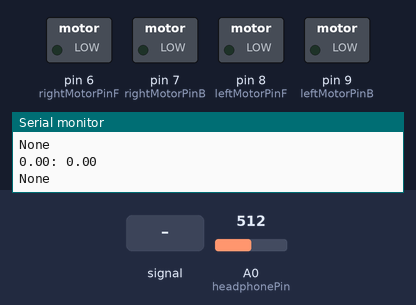
Bench run of a sketch on a simulated Arduino Uno, built with avr-gcc and run on an emulated ATmega328P. Parts: switched loads named in the sketch (green lamp = pin HIGH), the last lines printed to the serial monitor. Dashed ring = blinking. Inputs (shaded band) come from the test bench; at power-on: A0 (headphonePin) = 512.

Above: at 1.2 s.
1.3 s: A0 (headphonePin) fed a 2 Hz sine of ±306 counts around its level
At 1.52 s:
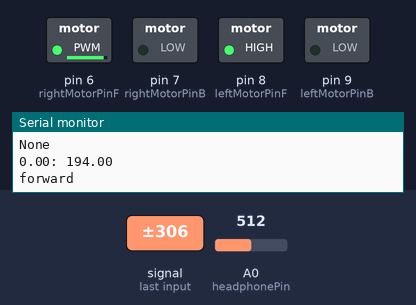
4.3 s: A0 (headphonePin) set to 570
At 4.9 s:
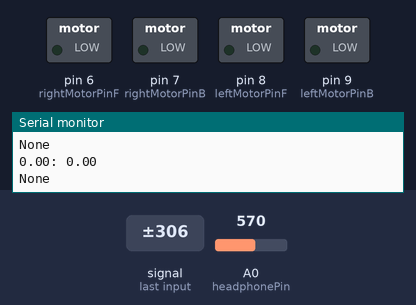
5.8 s: A0 (headphonePin) fed a 2 Hz sine of ±306 counts around its level
At 6.22 s:
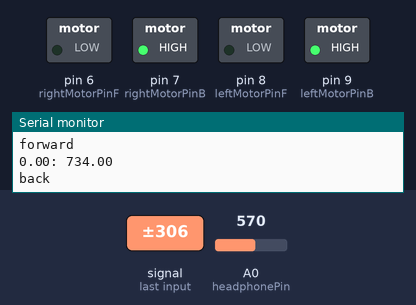
8.8 s: A0 (headphonePin) set to 550
At 8.8 s:
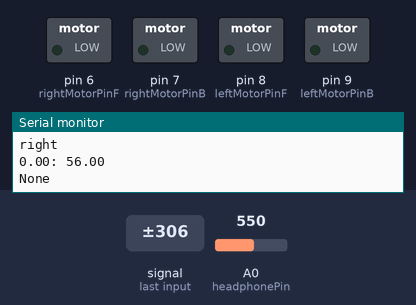
10.3 s: A0 (headphonePin) fed a 1000 Hz sine of ±255 counts around its level
At 10.9 s:
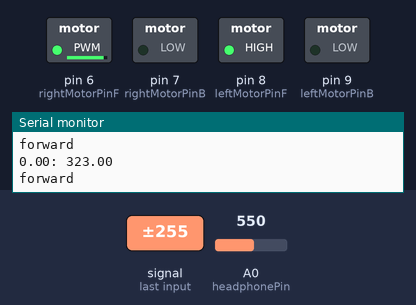
13.3 s: A0 (headphonePin) set to 511
At 14.3 s:
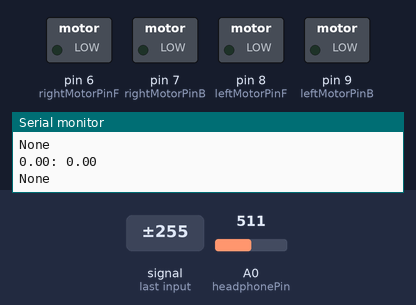
Timing chart, 0 to 15.9 s (numbered marks = the images above; inputs shaded):
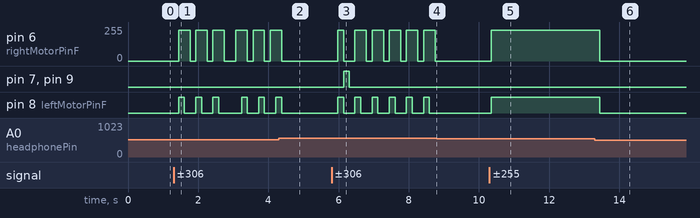

Measured:
- after the input at 1.3 s, pin 6 (rightMotorPinF): 0/255 → 232/255 after 0.14 s, → 0/255 0.33 s later, → 232/255 0.16 s later, → 0/255 0.33 s later, … (11 changes in this stretch); pin 8 (leftMotorPinF): LOW → HIGH after 0.14 s, → LOW 0.17 s later, → HIGH 0.32 s later, → LOW 0.17 s later, … (11 changes in this stretch)
- after the input at 4.3 s, pin 6 (rightMotorPinF): goes on until 4.4 s, then stays 0/255; pin 7 (rightMotorPinB), pin 9 (leftMotorPinB): stays LOW (without the input it goes to HIGH after 1.2 s); pin 8 (leftMotorPinF): goes on until 4.4 s, then stays LOW
- after the input at 5.8 s, pin 6 (rightMotorPinF): goes 232/255 0.17 s, 0/255 0.32 s, 4 × (232/255 0.33 s, 0/255 0.16 s), 232/255 0.33 s, then 0/255, starting after 0.18 s; pin 7 (rightMotorPinB), pin 9 (leftMotorPinB): LOW → HIGH after 0.34 s, → LOW 0.16 s later; pin 8 (leftMotorPinF): alternates HIGH for 0.17 s and LOW for 0.32 s, starting after 0.18 s
- after the input at 8.8 s, pin 6 (rightMotorPinF): stops changing and stays 0/255; pin 8 (leftMotorPinF): stops changing and stays LOW
- after the input at 10.3 s, pin 6 (rightMotorPinF): 0/255 → 232/255 after 0.05 s; pin 8 (leftMotorPinF): LOW → HIGH after 0.05 s
- after the input at 13.3 s, pin 6 (rightMotorPinF): 232/255 → 0/255 after 0.15 s; pin 8 (leftMotorPinF): HIGH → LOW after 0.15 s

The sketch:

Robot.ino
```cpp
const int rightMotorPinF=6;
const int rightMotorPinB=7;
const int leftMotorPinF=8;
const int leftMotorPinB=9;
const int headphonePin=A0;
const int motorSpeed=1000;
const float numReadings=1200;

void setup(){
  Serial.begin(9600);
  pinMode(headphonePin, INPUT);
  pinMode(leftMotorPinF, OUTPUT);
  pinMode(leftMotorPinB, OUTPUT);
  pinMode(rightMotorPinF, OUTPUT);
  pinMode(rightMotorPinB, OUTPUT);
}

void loop(){
    float m=0;
    float voltage;
    float lastVoltage=analogRead(headphonePin);
    float last=0;
    float mostZerosInARow=0;
    float numZeros=0;
    for(int x=0;x<numReadings;x++){
      voltage=analogRead(headphonePin);
      if((voltage>lastVoltage)!=last){
        m+=1;
      }
      if (lastVoltage==0 && voltage==0){
        numZeros+=1;
      }
      if (lastVoltage==0 && voltage!=0){
        if (numZeros>mostZerosInARow){
          mostZerosInARow=numZeros;
        }
        numZeros=0;
      }
      last=(voltage>lastVoltage);
      lastVoltage=voltage;
    }
    if (numZeros>mostZerosInARow){
      mostZerosInARow=numZeros;
      numZeros=0;
    }

    Serial.print(mostZerosInARow);Serial.print(": ");Serial.println(m);
    if (m>100*(numReadings/1500) && m<560*(numReadings/1500) && mostZerosInARow<10){ //forward
      Serial.println("forward");
      analogWrite(leftMotorPinF, motorSpeed);
      analogWrite(leftMotorPinB, 0);
      analogWrite(rightMotorPinF, motorSpeed);
      analogWrite(rightMotorPinB, 0);
    }else if (m>560*(numReadings/1500) && m<945*(numReadings/1500) && mostZerosInARow<10){ //back
      Serial.println("back");
      analogWrite(leftMotorPinF, 0);
      analogWrite(leftMotorPinB, motorSpeed);
      analogWrite(rightMotorPinF, 0);
      analogWrite(rightMotorPinB, motorSpeed);
    }else if (m>945*(numReadings/1500) && m<1290*(numReadings/1500) && mostZerosInARow<10){ //right
      Serial.println("right");
      analogWrite(leftMotorPinF, 0);
      analogWrite(leftMotorPinB, 0);
      analogWrite(rightMotorPinF, motorSpeed);
      analogWrite(rightMotorPinB, 0);
    }else if (m>1290*(numReadings/1500) && m<2000*(numReadings/1500) && mostZerosInARow<10){ //left
      Serial.println("left");
      analogWrite(leftMotorPinF, motorSpeed);
      analogWrite(leftMotorPinB, 0);
      analogWrite(rightMotorPinF, 0);
      analogWrite(rightMotorPinB, 0);
    }else{ //None
      Serial.println("None");
      analogWrite(leftMotorPinF, 0);
      analogWrite(leftMotorPinB, 0);
      analogWrite(rightMotorPinF, 0);
      analogWrite(rightMotorPinB, 0);
    }

}
```
